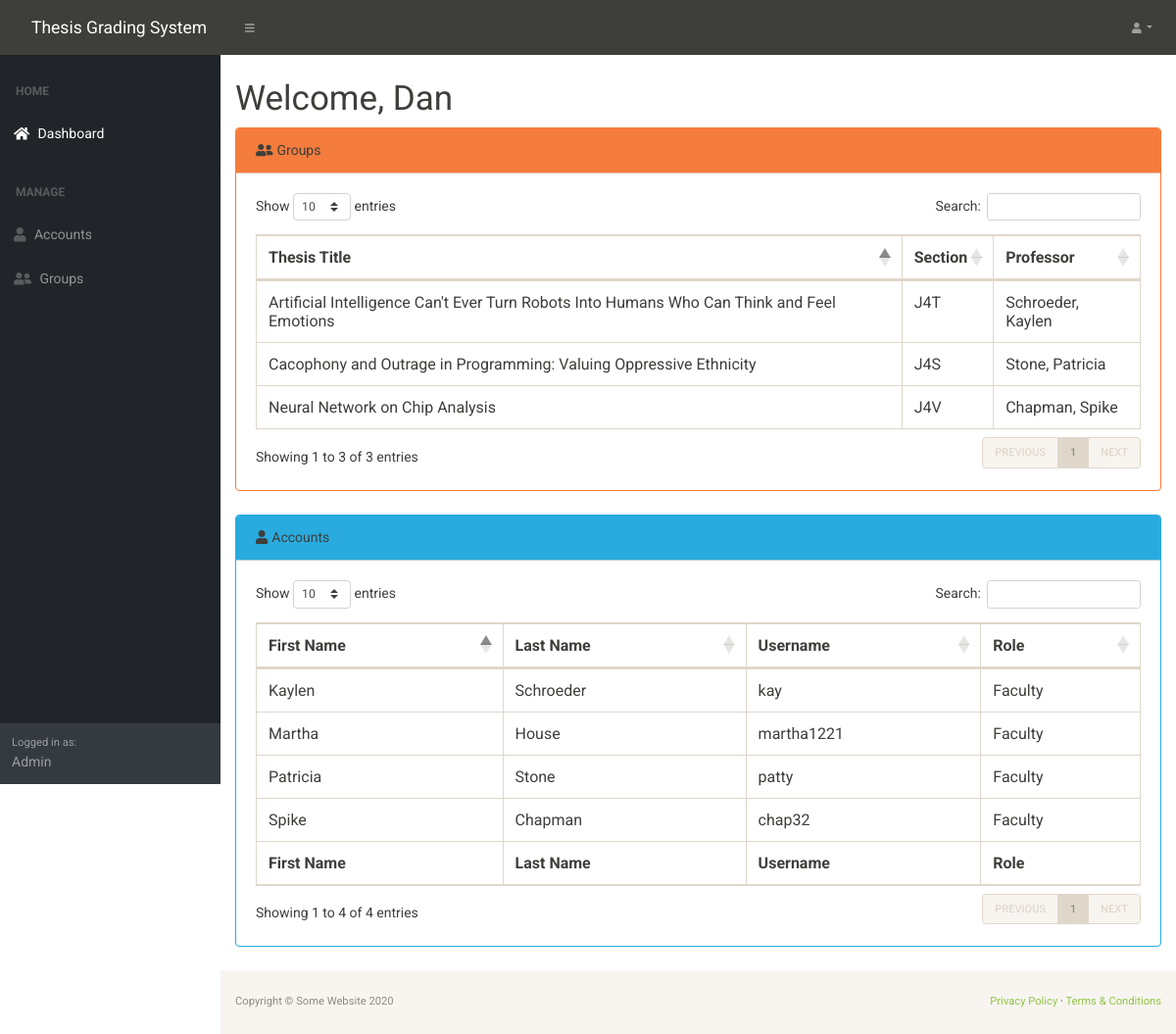
Screenshot of /index.php (signed in) with the database file from the repository.
### tables this page shows
CREATE TABLE `groups` (
  `Id` int(11) NOT NULL,
  `Thesis_Title` varchar(255) DEFAULT NULL,
  `Section` varchar(3) NOT NULL
);

CREATE TABLE `accounts` (
  `Id` int(11) NOT NULL,
  `Username` varchar(255) NOT NULL,
  `Password` varchar(40) NOT NULL,
  `Firstname` varchar(255) NOT NULL,
  `Lastname` varchar(255) NOT NULL,
  `Role_Id` int(11) NOT NULL
);

CREATE TABLE `roles` (
  `Id` int(11) NOT NULL,
  `Name` varchar(255) NOT NULL
);

### Backend/classes/DBHandler.php (called while the page is built, shortened)
<?php
require_once("Account.php");
require_once("Group.php");
class DBHandler
{
	static private $server = "localhost";
	static private $s_username = "root";
	static private $s_pass = "";
	static private $dbName = "thesis-grading-system-db";
	public static function GetAccounts($id)
	{
		$connection = new mysqli(self::$server, self::$s_username, self::$s_pass, self::$dbName);
		$stmt = $connection->prepare("SELECT accounts.*, roles.Name AS Role_Name FROM accounts INNER JOIN roles ON accounts.Role_Id = roles.Id WHERE accounts.Id <> ?");
		$rc = $stmt->bind_param('d', $id);
		$rc = $stmt->execute();
		$res = $stmt->get_result();
		if($res->num_rows > 0){
			$accounts = array();
			while($row = $res->fetch_assoc()){
				$id = $row['Id'];
				$firstname = $row['Firstname'];
				$lastname = $row['Lastname'];
				$username = $row['Username'];
				$roleId = $row['Role_Id'];
				$roleName = $row['Role_Name'];
				array_push($accounts, Account::CreateAccountWithRoleName($id, $firstname, $lastname, $username, $roleId, $roleName));
			}
			return $accounts;
		}
		else{
			return NULL;
		}
	}
	public static function GetGroups(){
		$connection = new mysqli(self::$server, self::$s_username, self::$s_pass, self::$dbName);
		$stmt = $connection->prepare("SELECT *  FROM Groups");
		$rc = $stmt->execute();
		$res = $stmt->get_result();
		if($res->num_rows > 0){
			$groups = array();
			while($row = $res->fetch_assoc()){
				$id = $row['Id'];
				$title = $row['Thesis_Title'];
				$section = $row['Section'];
				array_push($groups, Group::Create($id, $title, $section));
			}
			return $groups;
		}
		else{
			return NULL;
		}
	}
	public static function GetGroupFaculty($groupId, $facultyId){
		$connection = new mysqli(self::$server, self::$s_username, self::$s_pass, self::$dbName);
		$stmt = $connection->prepare("SELECT Accounts.*  FROM Faculty_Assignment INNER JOIN Accounts ON Faculty_Assignment.Account_ID = Accounts.Id WHERE Group_Id = ? AND Faculty_Type_Id = ?");
		$stmt->bind_param("dd", $groupId, $facultyId);
		$stmt->execute();
		$res = $stmt->get_result();
		if($res->num_rows > 0){
			$faculty = array();
			while($row = $res->fetch_assoc()){
				$id = $row['Id'];
				$firstname = $row['Firstname'];
				$lastname = $row['Lastname'];
				$username = $row['Username'];
				$roleId = $row['Role_Id'];
				array_push($faculty, Account::CreateAccountWithInfo($id, $firstname, $lastname, $username, $roleId));
			}
			return $faculty;
		}
		else{
			return NULL;
		}
	}
}
?>

### Backend/classes/Group.php (called while the page is built, shortened)
<?php
class Group{
	public static function Create($_id, $_title, $_section){
		$g = new Group();
		$g->id = $_id;
		$g->title = $_title;
		$g->section = $_section;
		return $g;
	}
}
?>

### Backend/classes/Account.php (called while the page is built, shortened)
<?php
class Account{
	public static function CreateAccountWithInfo($_id, $_firstname, $_lastname, $_username,$_roleId){
		$instance = new Account();
		$instance->id = $_id;
		$instance->firstname = $_firstname;
		$instance->lastname = $_lastname;
		$instance->username = $_username;
		$instance->roleid = $_roleId;
		return $instance;
	}
	public static function CreateAccountWithRoleName($_id, $_firstname, $_lastname, $_username,$_roleId,$_roleName){
		$instance = new Account();
		$instance->id = $_id;
		$instance->firstname = $_firstname;
		$instance->lastname = $_lastname;
		$instance->username = $_username;
		$instance->roleid = $_roleId;
		$instance->rolename = $_roleName;
		return $instance;
	}
}
?>

### PartialViews/AccountManagementTable.php (the view)
<div class="card mb-4 border-info">
    <div class="card-header bg-info"><i class="fas fa-user mr-1"></i>Accounts</div>
    <div class="card-body">
        <div class="table-responsive">
            <table class="table table-bordered" id="AccountsTable" width="100%" cellspacing="0">
                <thead>
                    <tr>
                        <th>First Name</th>
                        <th>Last Name</th>
                        <th>Username</th>
                        <th>Role</th>
                    </tr>
                </thead>
                <tfoot>
                    <th>First Name</th>
                        <th>Last Name</th>
                        <th>Username</th>
                        <th>Role</th>
                </tfoot>
                <tbody>
                    <?php
                        $accounts = DBHandler::GetAccounts($_SESSION["Account"]->id);
                        if($accounts === NULL){
                            echo "<tr><td colspan = '4'>No accounts yet.</td></tr>";
                        }
                        else
                        {
                            foreach ($accounts as $a) {
                                echo "<tr>";
                                ?>
                                    <td><?=$a->firstname?></td>
                                    <td><?=$a->lastname?></td>
                                    <td><?=$a->username?></td>
                                    <td><?=$a->rolename?></td>
                                <?php
                                echo "</tr>";
                            }
                        }
                    ?>
                </tbody>
            </table>
        </div>
    </div>
</div>

### PartialViews/GroupManagementTable.php
<div class="card mb-4 border-warning">
    <div class="card-header bg-warning"><i class="fas fa-user-friends mr-1"></i>Groups</div>
    <div class="card-body"> <div class="table-responsive">
        <table class="table table-bordered" id="GroupsTable" width="100%" cellspacing="0">
                <thead>
                    <tr>
                        <th>Thesis Title</th>
                        <th>Section</th>
                        <th>Professor</th>
                    </tr>
                </thead>
                <tbody>
                    <?php
                        $groups = DBHandler::GetGroups();
                        if($groups === NULL){
                            echo "<tr><td colspan = '4'>No accounts yet.</td></tr>";
                        }
                        else
                        {
                            foreach ($groups as $g) {
                                $prof = DBHandler::GetGroupFaculty($g->id, 4);
                                echo "<tr>";
                                ?>
                                    <td><?=$g->title?></td>
                                    <td><?=$g->section?></td>
                                    <td><?=$prof[0]->lastname.", ".$prof[0]->firstname?></td>
                                <?php
                                echo "</tr>";
                            }
                        }
                    ?>
                </tbody>
            </table>
        </div>
    </div>
</div>

### rows the page displays
groups: Thesis_Title "Cacophony and Outrage in Programming: Valuing Oppressive Ethnicity", Section "J4S", accounts.Lastname "Stone", accounts.Firstname "Patricia"
groups: Thesis_Title "Artificial Intelligence Can't Ever Turn Robots Into Humans Who Can Think and Feel Emotions", Section "J4T", accounts.Lastname "Schroeder", accounts.Firstname "Kaylen"
groups: Thesis_Title "Neural Network on Chip Analysis", Section "J4V", accounts.Lastname "Chapman", accounts.Firstname "Spike"
accounts: Firstname "Martha", Lastname "House", Username "martha1221", Role_Id.Name "Faculty"
accounts: Firstname "Spike", Lastname "Chapman", Username "chap32", Role_Id.Name "Faculty"
accounts: Firstname "Patricia", Lastname "Stone", Username "patty", Role_Id.Name "Faculty"
accounts: Firstname "Kaylen", Lastname "Schroeder", Username "kay", Role_Id.Name "Faculty"

### other values shown
$_SESSION["Account"]->rolename "Admin"
$_SESSION['Account']->firstname "Dan"
